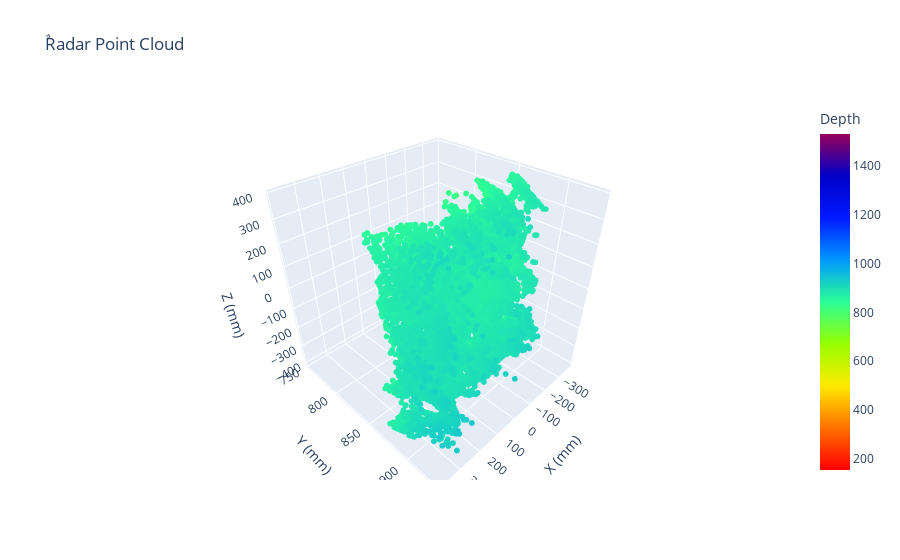

Notebook code for this chart:
### Code cell
plot_3D("base2",'y')
#plot_3D("base",'z')

### Figure 1 — Plotly figure (JSON) as saved in the notebook; plotly's stock layout.template omitted (floating-point values rounded to 4 significant figures; data arrays with more than 128 entries replaced by an {"elided": "..."} marker saying what was removed)
{"data": [{"hovertemplate": "X (mm)=%{x}<br>Y (mm)=%{y}<br>Z (mm)=%{z}<br>Depth=%{marker.color}<extra></extra>", "legendgroup": "", "marker": {"color": {"elided": "9798 float values"}, "coloraxis": "coloraxis", "line": {"width": 0}, "opacity": 1, "size": 2, "symbol": "circle"}, "mode": "markers", "name": "", "scene": "scene", "showlegend": false, "type": "scatter3d", "x": {"elided": "9798 float values"}, "y": {"elided": "9798 float values"}, "z": {"elided": "9798 float values"}}], "layout": {"coloraxis": {"cmax": 1530.0, "cmin": 154.5, "colorbar": {"title": {"text": "Depth"}}, "colorscale": [[0, "rgb(255,0,0)"], [0.125, "rgb(255,111,0)"], [0.25, "rgb(255,234,0)"], [0.375, "rgb(151,255,0)"], [0.5, "rgb(44,255,150)"], [0.625, "rgb(0,152,255)"], [0.75, "rgb(0,25,255)"], [0.875, "rgb(0,0,200)"], [1, "rgb(150,0,90)"]]}, "legend": {"tracegroupgap": 0}, "scene": {"domain": {"x": [0, 1], "y": [0, 1]}, "xaxis": {"title": {"text": "X (mm)"}}, "yaxis": {"title": {"text": "Y (mm)"}}, "zaxis": {"title": {"text": "Z (mm)"}}}, "title": {"text": "ٌRadar Point Cloud"}}}
